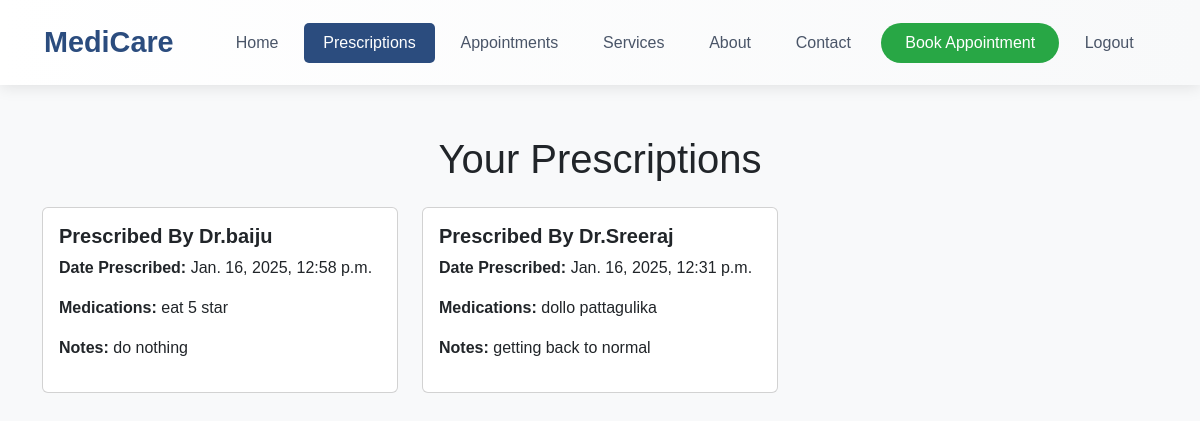
Page /prescriptions (signed in) on the earlier database version.
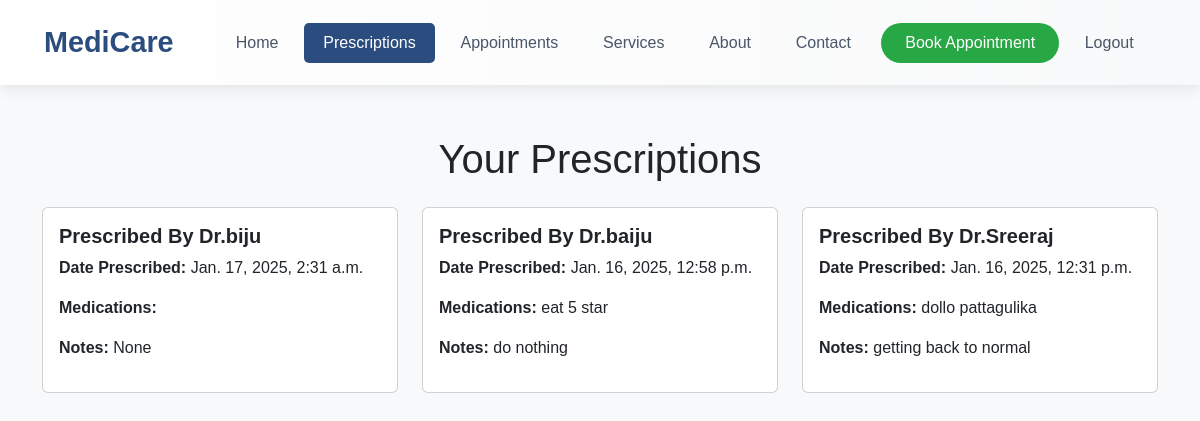
Same page on the later database version.
### app/models.py (models this page shows)
class Prescription(models.Model):
    patient = models.ForeignKey(Patient, on_delete=models.CASCADE, related_name='prescriptions')
    doctor = models.ForeignKey(Doctor, on_delete=models.CASCADE)
    medications = models.TextField(help_text="List the medications prescribed.")
    date_prescribed = models.DateTimeField(auto_now_add=True)
    notes = models.TextField(blank=True, null=True, help_text="Any additional notes from the doctor.")

class Doctor(models.Model):
    department = models.ForeignKey(Department, related_name='doctors', on_delete=models.CASCADE)
    name = models.CharField(max_length=100)
    specialization = models.CharField(max_length=100)
    password = models.TextField()
    email = models.EmailField(unique=True,)

### app/views.py (the view)
# urls.py: path('prescriptions', views.view_prescription),
def view_prescription(request):
    email = request.session.get('patient')
    if not email:
        return redirect('login')  # Assuming you have a login view
    try:
        patient = Patient.objects.get(email=email)
    except Patient.DoesNotExist:
        return redirect('login')
    prescriptions = Prescription.objects.filter(patient=patient)[::-1]
    if not prescriptions:
        return render(request, 'user/view_prescription.html', {'message': 'No prescriptions found.'})
    return render(request, 'user/view_prescription.html', {'prescriptions': prescriptions})

### templates/user/view_prescription.html (shortened to what this page needs)
<!DOCTYPE html>
<html lang="en">
<head>
    <link href="https://cdn.jsdelivr.net/npm/bootstrap@5.3.3/dist/css/bootstrap.min.css" rel="stylesheet">
    <link href="https://cdn.jsdelivr.net/npm/bootstrap-icons/font/bootstrap-icons.css" rel="stylesheet">
</head>
<body>
    <nav class="navbar navbar-expand-lg navbar-light bg-light sticky-top">
        <div class="container-fluid">
            <a class="navbar-brand" href="user_home">MediCare</a>
            <div class="collapse navbar-collapse" id="navbarNav">
                <ul class="navbar-nav ms-auto">
                    <li class="nav-item">
                        <a class="nav-link " href="user_home">Home</a>
                    </li>
                    <li class="nav-item">
                        <a class="nav-link active" href="prescriptions">Prescriptions</a>
                    </li>
                    <li class="nav-item">
                        <a class="nav-link" href="appointment_success">Appointments</a>
                    </li>
                    <li class="nav-item">
                        <a class="nav-link" href="#">Services</a>
                    </li>
                    <li class="nav-item">
                        <a class="nav-link" href="about">About</a>
                    </li>
                    <li class="nav-item">
                        <a class="nav-link" href="contact">Contact</a>
                    </li>
                    <li class="nav-item">
                        <a class="nav-link appointment-btn" href="appointment">Book Appointment</a>
                    </li>
                    <li class="nav-item">
                        <a class="nav-link" href="logout">Logout</a>
                    </li>
                </ul>
            </div>
        </div>
    </nav>
    <div class="container">
        <h1 class="text-center mb-4">Your Prescriptions</h1>
        {% if prescriptions %}
        <div class="row">
            {% for prescription in prescriptions %}
            <div class="col-md-4">
                <div class="card">
                    <div class="card-body">
                        <h5 class="card-title">Prescribed By Dr.{{ prescription.doctor.name }}</h5>
                        <p><strong>Date Prescribed:</strong> {{ prescription.date_prescribed }}</p>
                        <p><strong>Medications:</strong> {{ prescription.medications }}</p>
                        <p><strong>Notes:</strong> {{ prescription.notes }}</p>
                    </div>
                </div>
            </div>
            {% endfor %}
        </div>
        {% else %}
        <p class="text-center">{{ message }}</p>
        {% endif %}
    </div>
</body>
</html>

Differences in the rows shown:
added Prescription: doctor.name "biju", date_prescribed "Jan. 17, 2025, 2:31 a.m.", notes "None"
